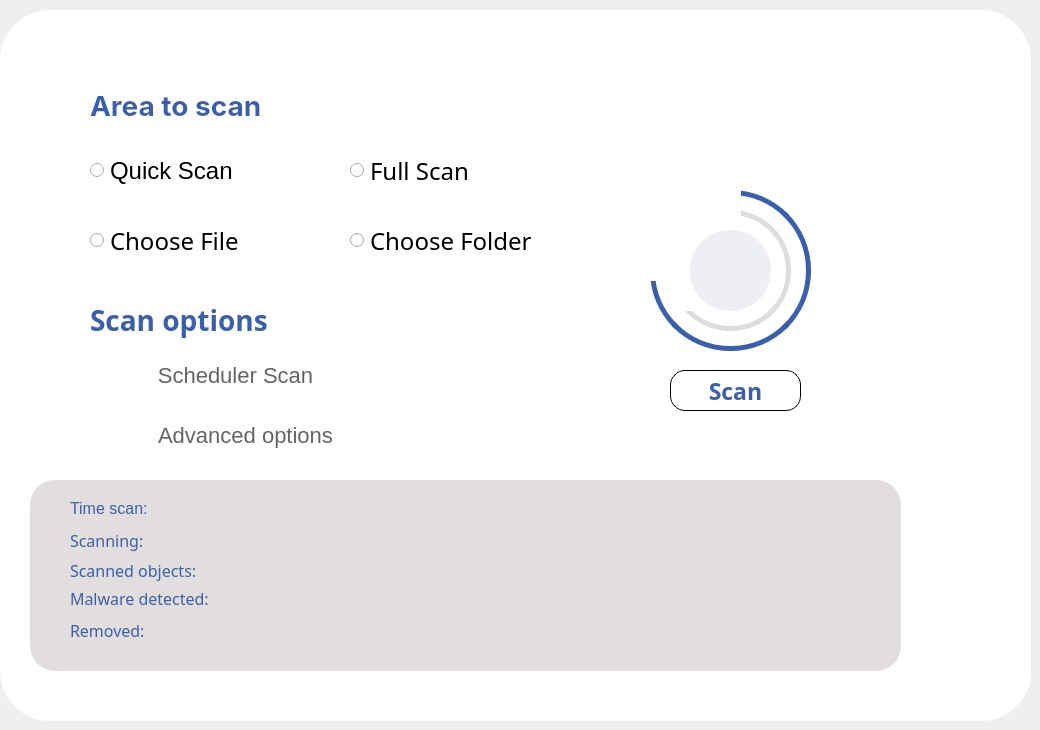
    <widget class="QWidget" name="page">
     <widget class="QRadioButton" name="radioButton_3">
      <property name="geometry">
       <rect>
        <x>90</x>
        <y>230</y>
        <width>161</width>
        <height>21</height>
       </rect>
      </property>
      <property name="styleSheet">
       <string notr="true">QRadioButton {
font-size: 24px;
font-family: sans-serif;
background-color: white;
}</string>
      </property>
      <property name="text">
       <string>Choose File</string>
      </property>
     </widget>
     <widget class="QRadioButton" name="radioButton_4">
      <property name="geometry">
       <rect>
        <x>350</x>
        <y>220</y>
        <width>221</width>
        <height>41</height>
       </rect>
      </property>
      <property name="styleSheet">
       <string notr="true">QRadioButton {
font-size: 24px;
font-family: sans-serif;
background-color: white;
}</string>
      </property>
      <property name="text">
       <string>Choose Folder</string>
      </property>
     </widget>
     <widget class="QRadioButton" name="radioButton_2">
      <property name="geometry">
       <rect>
        <x>350</x>
        <y>160</y>
        <width>161</width>
        <height>21</height>
       </rect>
      </property>
      <property name="styleSheet">
       <string notr="true">QRadioButton {
font-size: 24px;
font-family: sans-serif;
background-color: white;
}</string>
      </property>
      <property name="text">
       <string>Full Scan</string>
      </property>
     </widget>
     <widget class="QRadioButton" name="radioButton">
      <property name="geometry">
       <rect>
        <x>90</x>
        <y>150</y>
        <width>161</width>
        <height>41</height>
       </rect>
      </property>
      <property name="styleSheet">
       <string notr="true">QRadioButton {
font-size: 24px;
font-family: 'Roboto';
background-color: white;
}</string>
      </property>
      <property name="text">
       <string>Quick Scan</string>
      </property>
     </widget>
     <widget class="QLabel" name="label_2">
      <property name="geometry">
       <rect>
        <x>90</x>
        <y>80</y>
        <width>211</width>
        <height>51</height>
       </rect>
      </property>
      <property name="styleSheet">
       <string notr="true">QLabel{
font-size: 28px;
color: #3A5FAC;
font-weight: bold;
font-family: Inter;
background-color: white;
}</string>
      </property>
      <property name="text">
       <string>Area to scan</string>
      </property>
     </widget>
     <widget class="QLabel" name="label_3">
      <property name="geometry">
       <rect>
        <x>90</x>
        <y>300</y>
        <width>231</width>
        <height>41</height>
       </rect>
      </property>
      <property name="styleSheet">
       <string notr="true">QLabel{
font-size: 28px;
color: #3A5FAC;
font-weight: bold;
font-family: sans-serif;
background-color: white;
}</string>
      </property>
      <property name="text">
       <string>Scan options</string>
      </property>
     </widget>
     <widget class="QFrame" name="frame">
      <property name="geometry">
       <rect>
        <x>0</x>
        <y>10</y>
        <width>1031</width>
        <height>711</height>
       </rect>
      </property>
      <property name="styleSheet">
       <string notr="true">QFrame{
background-color:white;
border-radius:50px;
}</string>
      </property>
      <property name="frameShape">
       <enum>QFrame::StyledPanel</enum>
      </property>
      <property name="frameShadow">
       <enum>QFrame::Raised</enum>
      </property>
      <widget class="QWidget" name="statistics" native="true">
       <property name="geometry">
        <rect>
         <x>30</x>
         <y>470</y>
         <width>871</width>
         <height>191</height>
        </rect>
       </property>
       <property name="styleSheet">
        <string notr="true">QWidget{
background-color: #E1DEDD;
border-radius: 25px;
}</string>
       </property>
       <widget class="QLabel" name="label_79">
        <property name="geometry">
         <rect>
          <x>40</x>
          <y>20</y>
          <width>101</width>
          <height>16</height>
         </rect>
        </property>
        <property name="styleSheet">
         <string notr="true">QLabel {
font-size: 16px;
color:#3A5FAC;
font-family:Arial;
}</string>
        </property>
        <property name="text">
         <string>Time scan:</string>
        </property>
       </widget>
       <widget class="QLabel" name="label_80">
        <property name="geometry">
         <rect>
          <x>40</x>
          <y>50</y>
          <width>101</width>
          <height>21</height>
         </rect>
        </property>
        <property name="styleSheet">
         <string notr="true">QLabel {
font-size: 16px;
color:#3A5FAC;
font-family:sans-serif;
}</string>
        </property>
        <property name="text">
         <string>Scanning:</string>
        </property>
       </widget>
       <widget class="QLabel" name="label_81">
        <property name="geometry">
         <rect>
          <x>40</x>
          <y>80</y>
          <width>131</width>
          <height>21</height>
         </rect>
        </property>
        <property name="styleSheet">
         <string notr="true">QLabel {
font-size: 16px;
color:#3A5FAC;
font-family:sans-serif;
}</string>
        </property>
        <property name="text">
         <string>Scanned objects:</string>
        </property>
       </widget>
       <widget class="QLabel" name="label_82">
        <property name="geometry">
         <rect>
          <x>40</x>
          <y>110</y>
          <width>141</width>
          <height>16</height>
         </rect>
        </property>
        <property name="styleSheet">
         <string notr="true">QLabel {
font-size: 16px;
color:#3A5FAC;
font-family:sans-serif;
}</string>
        </property>
        <property name="text">
         <string>Malware detected:</string>
        </property>
       </widget>
       <widget class="QLabel" name="label_83">
        <property name="geometry">
         <rect>
          <x>40</x>
          <y>140</y>
          <width>101</width>
          <height>21</height>
         </rect>
        </property>
        <property name="styleSheet">
         <string notr="true">QLabel {
font-size: 16px;
color:#3A5FAC;
font-family:sans-serif;
}</string>
        </property>
        <property name="text">
         <string>Removed:</string>
        </property>
       </widget>
      </widget>
      <widget class="QLabel" name="label_85">
       <property name="geometry">
        <rect>
         <x>650</x>
         <y>180</y>
         <width>161</width>
         <height>161</height>
        </rect>
       </property>
       <property name="styleSheet">
        <string notr="true">QLabel{
width: 200px;
height: 200px;
  border-radius: 80%;
  background-color: white;
	border: 5.2px solid #3A5FAC;
}</string>
       </property>
       <property name="text">
        <string/>
       </property>
      </widget>
      <widget class="QLabel" name="label_86">
       <property name="geometry">
        <rect>
         <x>580</x>
         <y>150</y>
         <width>151</width>
         <height>121</height>
        </rect>
       </property>
       <property name="styleSheet">
        <string notr="true">QLabel{
background-color:white;
position: absolute;
}</string>
       </property>
       <property name="text">
        <string/>
       </property>
      </widget>
      <widget class="QPushButton" name="scanButton">
       <property name="geometry">
        <rect>
         <x>670</x>
         <y>360</y>
         <width>131</width>
         <height>41</height>
        </rect>
       </property>
       <property name="styleSheet">
        <string notr="true">QPushButton {
border-radius: 15px;
border: 1px solid black;
font-size:23px;
color: #3A5FAC;
text-align: center;
font-weight: bold;
font-family: sans-serif;
background-color: white;
}
QPushButton:hover{
background-color:#3A5FAC;
color:white;
}</string>
       </property>
       <property name="text">
        <string>Scan</string>
       </property>
      </widget>
      <widget class="QLabel" name="label_87">
       <property name="geometry">
        <rect>
         <x>670</x>
         <y>200</y>
         <width>121</width>
         <height>121</height>
        </rect>
       </property>
       <property name="styleSheet">
        <string notr="true">QLabel{
border-radius: 60%;
  background-color: white;
	border: 5.2px solid #DCDDDE;
}</string>
       </property>
       <property name="text">
        <string/>
       </property>
      </widget>
      <widget class="QLabel" name="label_88">
       <property name="geometry">
        <rect>
         <x>650</x>
         <y>180</y>
         <width>91</width>
         <height>81</height>
        </rect>
       </property>
       <property name="styleSheet">
        <string notr="true">QLabel{
background-color: white;
}</string>
       </property>
       <property name="text">
        <string/>
       </property>
      </widget>
      <widget class="QLabel" name="label_89">
       <property name="geometry">
        <rect>
         <x>670</x>
         <y>220</y>
         <width>61</width>
         <height>81</height>
        </rect>
       </property>
       <property name="styleSheet">
        <string notr="true">QLabel{
background-color:white;
}</string>
       </property>
       <property name="text">
        <string/>
       </property>
      </widget>
      <widget class="QLabel" name="label_90">
       <property name="geometry">
        <rect>
         <x>690</x>
         <y>220</y>
         <width>81</width>
         <height>81</height>
        </rect>
       </property>
       <property name="styleSheet">
        <string notr="true">QLabel{
background-color: #EEEEF5;
border-radius:40%;
}</string>
       </property>
       <property name="text">
        <string/>
       </property>
      </widget>
      <widget class="QLabel" name="progressBar">
       <property name="geometry">
        <rect>
         <x>710</x>
         <y>240</y>
         <width>51</width>
         <height>41</height>
        </rect>
       </property>
       <property name="styleSheet">
        <string notr="true">QLabel {
background-color: #EEEEF5;
text-align: center;
font-size: 16px;
}</string>
       </property>
       <property name="text">
        <string/>
       </property>
      </widget>
      <widget class="QLabel" name="label_23">
       <property name="geometry">
        <rect>
         <x>110</x>
         <y>340</y>
         <width>20</width>
         <height>20</height>
        </rect>
       </property>
       <property name="styleSheet">
        <string notr="true">QLabel
{
border-image: url(:/Images/bell1.png) 0 0 0 0 stretch stretch;
}</string>
       </property>
       <property name="text">
        <string/>
       </property>
      </widget>
      <widget class="QLabel" name="label_24">
       <property name="geometry">
        <rect>
         <x>80</x>
         <y>340</y>
         <width>20</width>
         <height>21</height>
        </rect>
       </property>
       <property name="styleSheet">
        <string notr="true">QLabel
{
border-image: url(:/Images/bell2.png) 0 0 0 0 stretch stretch;
}</string>
       </property>
       <property name="text">
        <string/>
       </property>
      </widget>
      <widget class="QLabel" name="label_21">
       <property name="geometry">
        <rect>
         <x>90</x>
         <y>350</y>
         <width>31</width>
         <height>31</height>
        </rect>
       </property>
       <property name="styleSheet">
        <string notr="true">QLabel
{
border-image: url(:/Images/schedule.png) 0 0 0 0 stretch stretch;
}</string>
       </property>
       <property name="text">
        <string/>
       </property>
      </widget>
      <widget class="QLabel" name="label_22">
       <property name="geometry">
        <rect>
         <x>90</x>
         <y>410</y>
         <width>31</width>
         <height>31</height>
        </rect>
       </property>
       <property name="styleSheet">
        <string notr="true">QLabel
{
border-image: url(:/Images/options.png) 0 0 0 0 stretch stretch;
background-color: white;
}</string>
       </property>
       <property name="text">
        <string/>
       </property>
      </widget>
      <widget class="QPushButton" name="scheduleScan">
       <property name="geometry">
        <rect>
         <x>150</x>
         <y>340</y>
         <width>171</width>
         <height>51</height>
        </rect>
       </property>
       <property name="styleSheet">
        <string notr="true">QPushButton{
font-size: 22px;
font-family: Arial;
background-color: transparent;
border-radius: 30px;
color: #656363;
}</string>
       </property>
       <property name="text">
        <string>Scheduler Scan</string>
       </property>
      </widget>
      <widget class="QPushButton" name="advancedOptions">
       <property name="geometry">
        <rect>
         <x>150</x>
         <y>400</y>
         <width>191</width>
         <height>51</height>
        </rect>
       </property>
       <property name="styleSheet">
        <string notr="true">QPushButton{
font-size: 22px;
font-family: Arial;
background-color: transparent;
border-radius: 30px;
color: #656363;
}</string>
       </property>
       <property name="text">
        <string>Advanced options</string>
       </property>
      </widget>
      <zorder>label_24</zorder>
      <zorder>label_23</zorder>
      <zorder>statistics</zorder>
      <zorder>label_85</zorder>
      <zorder>label_86</zorder>
      <zorder>scanButton</zorder>
      <zorder>label_87</zorder>
      <zorder>label_88</zorder>
      <zorder>label_89</zorder>
      <zorder>label_90</zorder>
      <zorder>progressBar</zorder>
      <zorder>label_21</zorder>
      <zorder>label_22</zorder>
      <zorder>scheduleScan</zorder>
      <zorder>advancedOptions</zorder>
     </widget>
     <zorder>frame</zorder>
     <zorder>radioButton_3</zorder>
     <zorder>radioButton_4</zorder>
     <zorder>radioButton_2</zorder>
     <zorder>radioButton</zorder>
     <zorder>label_2</zorder>
     <zorder>label_3</zorder>
    </widget>
